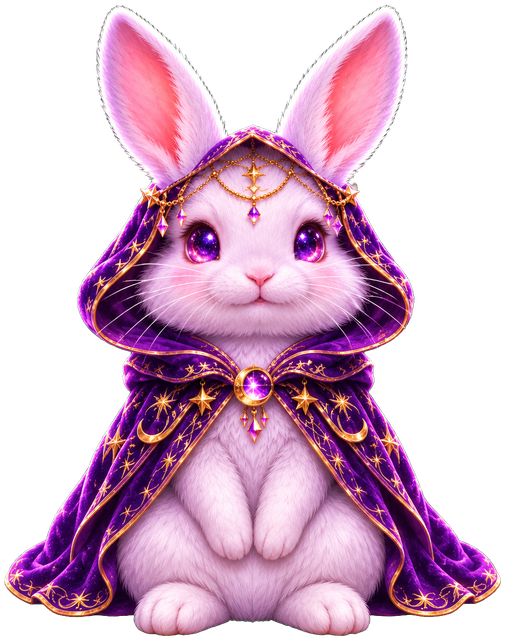
#> input picture assets/images/tavsanfali/tavsan.png, 505 x 640 px, found by its file name
$ python tavsan_kapali_goz.py ../assets/images/tavsanfali
#> lines starting #> are read from the running program, lines starting #| are printed output that depends on the picture
# Tavşan Falı: göz kırpma için "kapalı göz" katmanı üretir (Anıl, 2026-11-06).
#   python -I tools/tavsan_kapali_goz.py <proje_kökü>
# Girdi : assets/images/tavsanfali/tavsan.png (505x640)
# Çıktı : assets/images/tavsanfali/tavsan_goz_kapali.png (aynı boyut, yalnız göz bölgeleri dolu)
# Yöntem: göz elipsi, iki göz arasındaki temiz kürkten kaydırılmış kopya ile doldurulur;
# renk/parlaklık gözün hemen dışındaki halkaya eşlenir; kenar yumuşatılır; kapak kıvrımı
# gölgesi + kirpik çizgisi (göz yüksekliğinin ~%58'i) çizilir.
import os
import sys

import numpy as np
from PIL import Image, ImageDraw, ImageFilter

root = sys.argv[1]
src = Image.open(os.path.join(root, 'assets/images/tavsanfali/tavsan.png')).convert('RGBA')
#> src is the input picture: PIL image 505x640 RGBA; mean R, G, B, A 100.4, 65.3, 89.3, 140.8
A = np.asarray(src).astype(np.float32)
H, W = A.shape[:2]
#> H = 640; W = 505
out = np.zeros_like(A)

# (merkez x, merkez y, yarıçap x, yarıçap y, kürk kaynağı x kayması) — görsel pikseli
EYES = [(201.5, 240.5, 24.5, 27.0, +48), (310.0, 240.5, 22.0, 27.0, -48)]
DY = 12  # kürk kaynağı biraz aşağıdan (ortadaki zincir ucunu almasın)

yy, xx = np.mgrid[0:H, 0:W].astype(np.float32)
for cx, cy, rx, ry, shift in EYES:
    d = ((xx - cx) / rx) ** 2 + ((yy - cy) / ry) ** 2
    inside = d <= 1.0
    ring = (d > 1.15) & (d <= 1.6)
    # Kürk kaynağı: yatay kaydırılmış kopya (iki göz arası temiz kürk).
    up = np.roll(np.roll(A, -shift, axis=1), -DY, axis=0)   # üst yarı: zincir ucundan uzak
    lo = np.roll(A, -shift, axis=1)                          # alt yarı: burun pembesinden uzak
    wlo = np.clip((yy - cy + 4) / 8, 0, 1)[..., None]
    patch = up * (1 - wlo) + lo * wlo
    # Renk eşleme: halka ortalaması / kaynak ortalaması (kanal kanal).
    ring_mean = A[ring][:, :3].mean(axis=0)
    src_mean = patch[inside][:, :3].mean(axis=0)
    gain = ring_mean / np.maximum(src_mean, 1)
    fill = patch.copy()
    fill[..., :3] = np.clip(patch[..., :3] * gain, 0, 255)
    # Hafif dikey gölge: göz çukuru (üst ve kirpik çevresi biraz koyu).
    t = np.clip((yy - (cy - ry)) / (2 * ry), 0, 1)
    shade = 1.0 - 0.10 * np.exp(-((t - 0.58) / 0.12) ** 2) - 0.05 * (1 - t)
    fill[..., :3] *= shade[..., None]
    # Yumuşak maske (elips + 1.6 px bulanık kenar).
    m = Image.new('L', (W, H), 0)
    ImageDraw.Draw(m).ellipse((cx - rx, cy - ry, cx + rx, cy + ry), fill=255)
    m = np.asarray(m.filter(ImageFilter.GaussianBlur(2.4))).astype(np.float32) / 255
    # Düz (premultiplied DEĞİL) alfa: renk = dolgu, saydamlık = maske (yoksa kenar koyulaşır).
    out[..., :3] = np.where(m[..., None] > 0, fill[..., :3], out[..., :3])
    out[..., 3] = np.maximum(out[..., 3], m * 255)
#> this loop made 2 passes
#> (ring_mean, src_mean, gain) on passes 1 to 2: ([235, 185.4, 220.6], [247.3, 211.9, 239.3], [0.95, 0.875, 0.922]), ([236.3, 185.2, 226], [247.2, 211.7, 239.3], [0.956, 0.875, 0.944])
#> pass 1, `up = np.roll(np.roll(A, -shift, axis=1), -DY, axis=0)`:
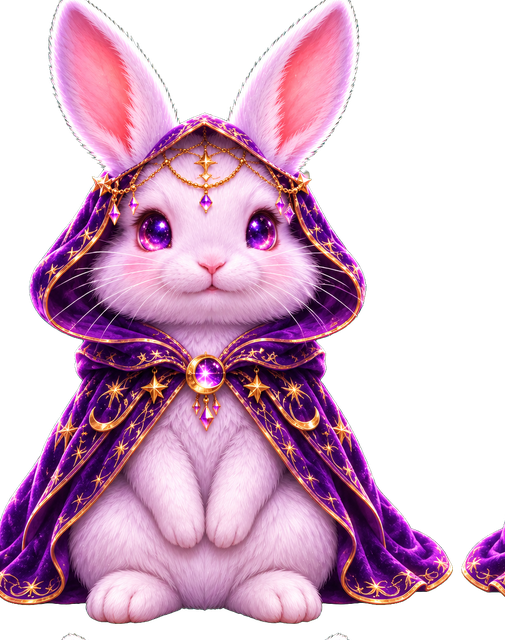
#> up: shape (640, 505, 4) float32; mean R, G, B, A 100.4, 65.3, 89.3, 141.1; transparent parts drawn white
#> pass 1, `lo = np.roll(A, -shift, axis=1)`:
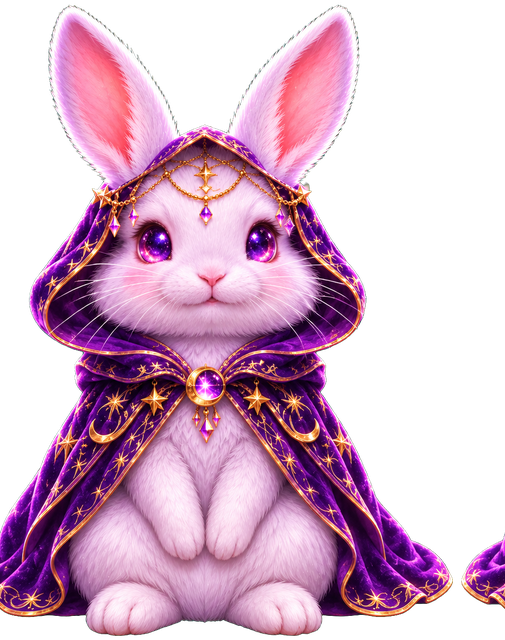
#> lo: shape (640, 505, 4) float32; mean R, G, B, A 100.4, 65.3, 89.3, 141.1; transparent parts drawn white
#> pass 1, `patch = up * (1 - wlo) + lo * wlo`:
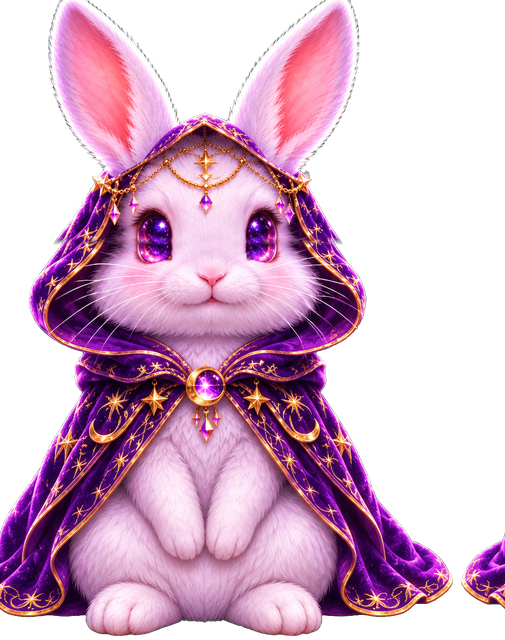
#> patch: shape (640, 505, 4) float32; mean R, G, B, A 101.9, 66.1, 90.7, 143.6; transparent parts drawn white
#> after the loop:
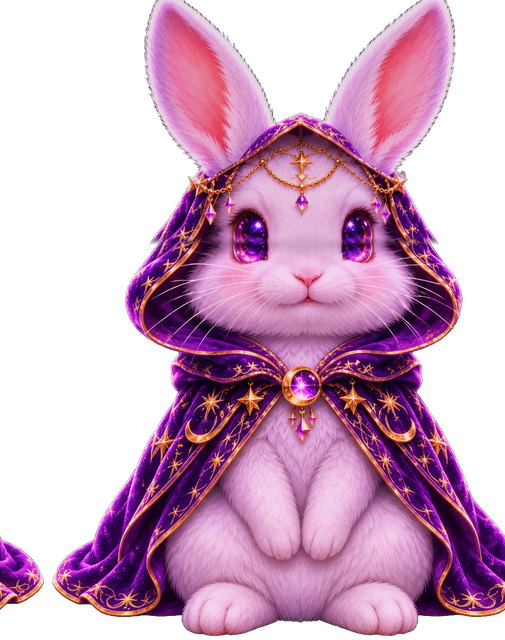
#> fill: shape (640, 505, 4) float32; mean R, G, B, A 95.6, 56.7, 84.1, 143.6; transparent parts drawn white
#> after the loop:
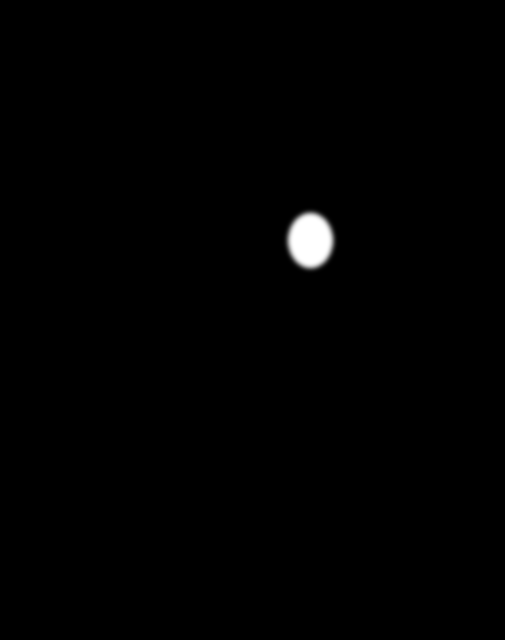
#> m: shape (640, 505) float32; min 0, max 1, mean 0.00601
#> after the loop:
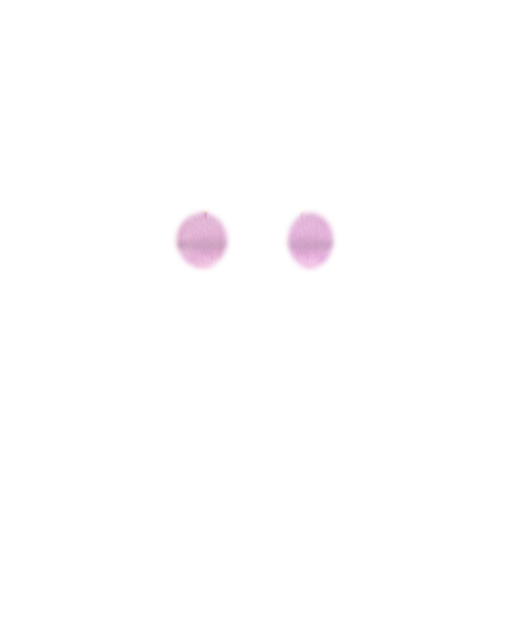
#> out: shape (640, 505, 4) float32; mean R, G, B, A 4.4, 3.4, 4.1, 3.2; transparent parts drawn white

img = Image.fromarray(out.astype(np.uint8), 'RGBA')
# Kirpik çizgisi: aşağı kavisli yay, dış köşede kısa kirpikler. 4x çizip küçült (yumuşak kenar).
S = 4
big = Image.new('RGBA', (W * S, H * S), (0, 0, 0, 0))
#> big: PIL image 2020x2560 RGBA; every value is 0
dr = ImageDraw.Draw(big)
for i, (cx, cy, rx, ry, _) in enumerate(EYES):
    y0 = cy - ry + 2 * ry * 0.58
    pts = []
    for k in range(41):
        u = -1 + 2 * k / 40
        x = cx + u * rx * 0.80
        y = y0 + (1 - u * u) * ry * 0.20
        pts.append((x * S, y * S))
    dr.line(pts, fill=(58, 30, 66, 235), width=int(2.6 * S), joint='curve')
    # dış köşe kirpikleri (sol gözde solda, sağ gözde sağda)
    side = -1 if i == 0 else 1
    for j in range(3):
        u = side * (0.62 + 0.14 * j)
        x = cx + u * rx * 0.80
        y = y0 + (1 - u * u) * ry * 0.20
        dr.line([(x * S, y * S), ((x + side * 2.2) * S, (y + 3.2 + j * 0.6) * S)],
                fill=(58, 30, 66, 210), width=int(1.3 * S))
lash = big.resize((W, H), Image.LANCZOS)
img.alpha_composite(lash)
dst = os.path.join(root, 'assets/images/tavsanfali/tavsan_goz_kapali.png')
img.save(dst, optimize=True)
print('yazildi', dst, os.path.getsize(dst))
